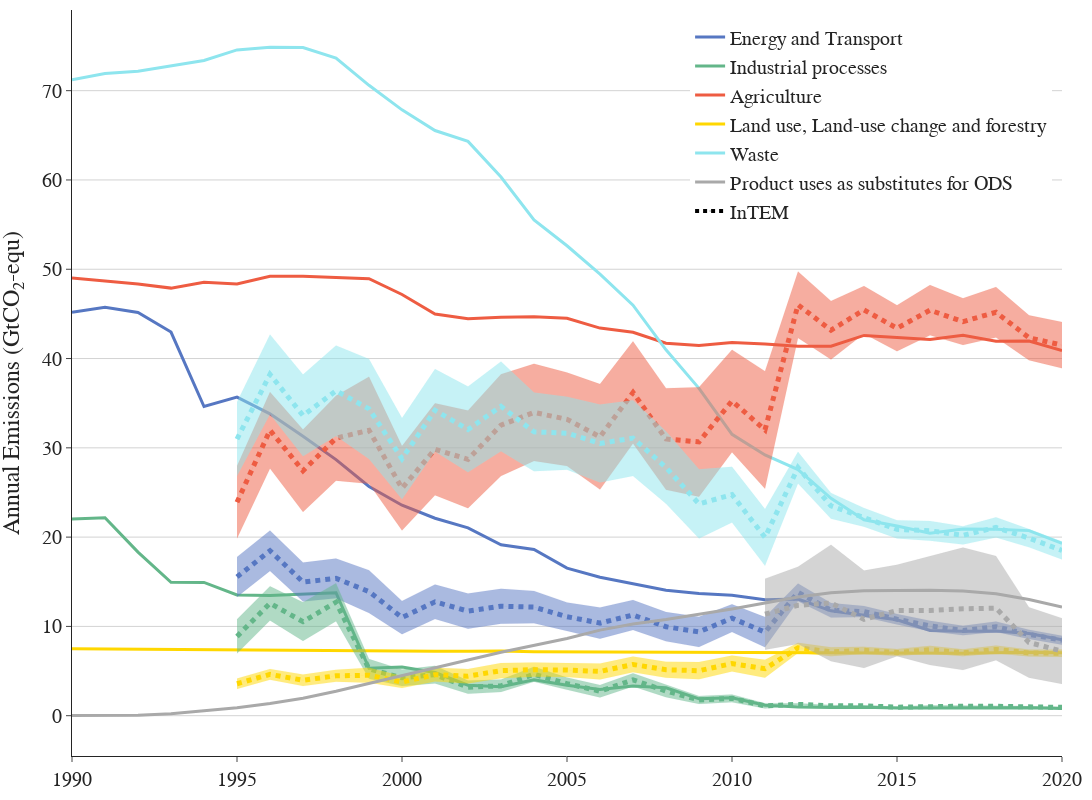

Source (notebook cell):
### Markdown cell above
Plot the graph

### Code cell
fig2 = go.Figure()

alpha = 0.6
color_1 = ["rgba(86, 119, 194, 1)", f"rgba(86, 119, 194, {alpha})"]
color_2 = ["rgba(99, 182, 137, 1)", f"rgba(99, 182, 137, {alpha})"]
color_3 = ["rgba(238,92,66, 1)", f"rgba(238,92,66, {alpha})"]
color_4 = ["rgba(255,215,0, 1)", f"rgba(255,215,0, {alpha})"]
color_5 = ["rgba(142,229,238, 1)", f"rgba(142,229,238, {alpha})"]
color_6 = ["rgba(169,169,169, 1)", f"rgba(169,169,169, {alpha})"]
color_7 = ["rgba(0, 0, 0, 1)", f"rgba(0, 0, 0, {alpha})"]

date_range = [1990, 1991, 1992, 1993, 1994, 1995, 1996, 1997, 1998, 1999, 2000, 2001, 2002, 2003,2004, 2005, 2006, 2007, 2008, 2009, 2010, 2011, 2012, 2013, 2014, 2015, 2016, 2017, 2018, 2019, 2020]
#date_range = ["2019-03-01", "2019-06-01"]

def errorbars(df, var, color, dash, name, showlegend=False):

    error_minus=df[var] - df[f"{var}_std"]
    error_plus=df[var] + df[f"{var}_std"]

    fig2.add_trace(go.Scatter(
        x=date_range,
        y=error_minus.values,
        fill=None,
        mode='lines',
        line=dict(color=color[1], width=0.1),
        showlegend=False,
        hoverinfo='skip'
        ))

    fig2.add_trace(go.Scatter(
        x=date_range,
        y=error_plus.values,
        fill="tonexty",
        mode='lines',
        line=dict(color=color[1], width=0.1),
        showlegend=False,
        hoverinfo='skip'
        ))
    
    fig2.add_trace(go.Scatter(
        x=date_range,
        y=df[var],
        mode="lines",
        line=dict(color=color[0], dash="dot", width = 0.1),
        showlegend=showlegend,
        name=name,
        hovertemplate = 'InTEM %{x|%Y}: %{y:.0f} Gt yr⁻¹<extra></extra>',
        ))

fig2.add_trace(go.Scatter(
    x=date_range,
    y=energy_both,
    mode='lines',
    line=dict(color=color_1[0], width=3.),
    showlegend=True,
    hovertemplate = 'Inventory Energy %{x|%Y}: %{y:.0f} Gt yr⁻¹<extra></extra>',
    name="Energy and Transport",
    ))

fig2.add_trace(go.Scatter(
    x=date_range,
    y=industrial_both,
    mode='lines',
    line=dict(color=color_2[0], width=3.),
    showlegend=True,
    hovertemplate = 'Inventory Industrial Processes %{x|%Y}: %{y:.0f} Gt yr⁻¹<extra></extra>',
    name="Industrial processes",
    ))

fig2.add_trace(go.Scatter(
    x=date_range,
    y=agricultural_both,
    mode='lines',
    line=dict(color=color_3[0], width=3.),
    showlegend=True,
    hovertemplate = 'Inventory Agriculture %{x|%Y}: %{y:.0f} Gt yr⁻¹<extra></extra>',
    name="Agriculture",
    ))

fig2.add_trace(go.Scatter(
    x=date_range,
    y=LULUCF_both,
    mode='lines',
    line=dict(color=color_4[0], width=3.),
    showlegend=True,
    hovertemplate = 'Inventory LULUCF %{x|%Y}: %{y:.0f} Gt yr⁻¹<extra></extra>',
    name="Land use, Land-use change and forestry",
    ))

fig2.add_trace(go.Scatter(
    x=date_range,
    y=waste_both,
    mode='lines',
    line=dict(color=color_5[0], width=3.),
    showlegend=True,
    hovertemplate = 'Inventory Waste %{x|%Y}: %{y:.0f} Gt yr⁻¹<extra></extra>',
    name="Waste",
    ))

errorbars(energy_both_intem, "InTEM_Energy", color_1, None, "InTEM")
fig2.add_trace(go.Scatter(
    x=date_range,
    y=energy_both_intem["InTEM_Energy"],
    mode='lines',
    line=dict(color=color_1[0], dash="dot", width=5),
    showlegend=False,
    hovertemplate = 'InTEM Energy %{x|%Y}: %{y:.0f} Gt yr⁻¹<extra></extra>',
    name="Energy",
    ))

errorbars(industrial_both_intem, "InTEM_Industry", color_2, None, "InTEM")
fig2.add_trace(go.Scatter(
    x=date_range,
    y=industrial_both_intem["InTEM_Industry"],
    mode='lines',
    line=dict(color=color_2[0], dash="dot", width=5),
    showlegend=False,
    hovertemplate = 'InTEM Industrial Processes %{x|%Y}: %{y:.0f} Gt yr⁻¹<extra></extra>',
    name="Industrial processes",
    ))

errorbars(agricultural_both_intem, "InTEM_Agriculture", color_3, None, "InTEM")
fig2.add_trace(go.Scatter(
    x=date_range,
    y=agricultural_both_intem["InTEM_Agriculture"],
    mode='lines',
    line=dict(color=color_3[0], dash="dot", width=5),
    showlegend=False,
    hovertemplate = 'InTEM Agriculture %{x|%Y}: %{y:.0f} Gt yr⁻¹<extra></extra>',
    name="Agriculture",
    ))

errorbars(LULUCF_both_intem, "InTEM_LULUCF", color_4, None, "InTEM")
fig2.add_trace(go.Scatter(
    x=date_range,
    y=LULUCF_both_intem["InTEM_LULUCF"],
    mode='lines',
    line=dict(color=color_4[0], dash="dot", width=5),
    showlegend=False,
    hovertemplate = 'InTEM LULUCF %{x|%Y}: %{y:.0f} Gt yr⁻¹<extra></extra>',
    name="Land use, Land-use change and forestry",
    ))

errorbars(waste_both_intem, "InTEM_Waste", color_5, None, "InTEM")
fig2.add_trace(go.Scatter(
    x=date_range,
    y=waste_both_intem["InTEM_Waste"],
    mode='lines',
    line=dict(color=color_5[0], dash="dot", width=5),
    showlegend=False,
    hovertemplate = 'InTEM Waste %{x|%Y}: %{y:.0f} Gt yr⁻¹<extra></extra>',
    name="Waste",
    ))

#fig2.add_trace(go.Scatter(
#    x=date_range,
#    y=invent_fgas_1["Total"],
#    mode='lines',
#    line=dict(color=color_6[0], width=3.),
#    showlegend=True,
#    hovertemplate = 'Inventory F Gases %{x|%Y}: %{y:.0f} Gt yr⁻¹<extra></extra>',
#    name="F Gases",
#    ))

fig2.add_trace(go.Scatter(
    x=date_range,
    y=df_test["ODS"],
    mode='lines',
    line=dict(color=color_6[0], width=3.),
    showlegend=True,
    hovertemplate = 'Inventory Product uses as substitutes for ODS %{x|%Y}: %{y:.0f} Gt yr⁻¹<extra></extra>',
    name="Product uses as substitutes for ODS",
    ))

#errorbars(df_fgas, "InTEM", color_6, None, "InTEM")
#fig2.add_trace(go.Scatter(
#    x=date_range,
#    y=df_fgas["InTEM"],
#    mode='lines',
#    line=dict(color=color_6[0], dash = "dot",  width=5),
#    showlegend=False,
#    hovertemplate = 'InTEM F Gases %{x|%Y}: %{y:.0f} Gt yr⁻¹<extra></extra>',
#    name="F Gases",
#    ))

errorbars(df_fgas, "InTEM_ODS", color_6, None, "InTEM")
fig2.add_trace(go.Scatter(
    x=date_range,
    y=df_fgas["InTEM_ODS"],
    mode='lines',
    line=dict(color=color_6[0], dash = "dot",  width=5),
    showlegend=False,
    hovertemplate = 'InTEM F Gases %{x|%Y}: %{y:.0f} Gt yr⁻¹<extra></extra>',
    name="F Gases",
    ))


fig2.add_trace(go.Scatter(
    x=[pd.Timestamp("1900-01-01"), pd.Timestamp("1900-01-02")],
    y=[0., 0.],
    line=dict(color="black", dash="dot", width=4),
    marker=dict(opacity=0., size=0),
    showlegend=True,
    name="InTEM"
    ))
    
fig2.update_layout(
    yaxis_title="Annual Emissions (GtCO₂-equ)",
    template="simple_white",
    autosize=False,
    width=550*2,
    height=400*2,
    legend=dict(
        yanchor="top",
        y=0.99,
        xanchor="right",
        x=0.99,
        traceorder="normal"),
    margin=dict(l=55, r=10, t=10, b=40),
    # paper_bgcolor='rgba(0,0,0,0)',
    # plot_bgcolor='rgba(0,0,0,0)'
)
    


fig2.update_yaxes(showgrid=True, gridwidth=1, gridcolor='Lightgrey')

fig2.layout.font.size=20
fig2.layout.font.family="Arial"

fig2.write_image("Annual_Emissions_by_sector.png")
fig2.write_image("Annual_Emissions_by_sector.pdf")
fig2.write_html("Annual_Emissions_by_sector.html")

fig2.show()

### Figure 1 — Plotly figure (JSON) as saved in the notebook; plotly's stock layout.template omitted (floating-point values rounded to 4 significant figures)
{"data": [{"hovertemplate": "Inventory Energy %{x|%Y}: %{y:.0f} Gt yr⁻¹<extra></extra>", "line": {"color": "rgba(86, 119, 194, 1)", "width": 3}, "mode": "lines", "name": "Energy and Transport", "showlegend": true, "type": "scatter", "x": [1990, 1991, 1992, 1993, 1994, 1995, 1996, 1997, 1998, 1999, 2000, 2001, 2002, 2003, 2004, 2005, 2006, 2007, 2008, 2009, 2010, 2011, 2012, 2013, 2014, 2015, 2016, 2017, 2018, 2019, 2020], "y": [45.18, 45.74, 45.16, 42.97, 34.63, 35.68, 33.8, 31.3, 28.69, 25.67, 23.57, 22.11, 21.04, 19.15, 18.62, 16.53, 15.51, 14.82, 14.06, 13.68, 13.48, 12.99, 13.07, 11.75, 11.21, 10.75, 9.554, 9.466, 9.483, 9.211, 8.511]}, {"hovertemplate": "Inventory Industrial Processes %{x|%Y}: %{y:.0f} Gt yr⁻¹<extra></extra>", "line": {"color": "rgba(99, 182, 137, 1)", "width": 3}, "mode": "lines", "name": "Industrial processes", "showlegend": true, "type": "scatter", "x": [1990, 1991, 1992, 1993, 1994, 1995, 1996, 1997, 1998, 1999, 2000, 2001, 2002, 2003, 2004, 2005, 2006, 2007, 2008, 2009, 2010, 2011, 2012, 2013, 2014, 2015, 2016, 2017, 2018, 2019, 2020], "y": [22.04, 22.18, 18.32, 14.94, 14.93, 13.53, 13.47, 13.59, 13.78, 5.308, 5.462, 4.838, 3.419, 3.235, 4.033, 3.415, 2.923, 3.317, 3.118, 1.892, 2.008, 1.171, 0.9622, 0.9233, 0.9387, 0.8572, 0.8759, 0.8903, 0.8507, 0.9002, 0.8115]}, {"hovertemplate": "Inventory Agriculture %{x|%Y}: %{y:.0f} Gt yr⁻¹<extra></extra>", "line": {"color": "rgba(238,92,66, 1)", "width": 3}, "mode": "lines", "name": "Agriculture", "showlegend": true, "type": "scatter", "x": [1990, 1991, 1992, 1993, 1994, 1995, 1996, 1997, 1998, 1999, 2000, 2001, 2002, 2003, 2004, 2005, 2006, 2007, 2008, 2009, 2010, 2011, 2012, 2013, 2014, 2015, 2016, 2017, 2018, 2019, 2020], "y": [49.02, 48.67, 48.34, 47.89, 48.55, 48.36, 49.21, 49.23, 49.06, 48.94, 47.18, 44.99, 44.47, 44.62, 44.68, 44.51, 43.41, 42.95, 41.71, 41.46, 41.81, 41.64, 41.38, 41.38, 42.59, 42.4, 42.14, 42.61, 41.94, 41.97, 40.9]}, {"hovertemplate": "Inventory LULUCF %{x|%Y}: %{y:.0f} Gt yr⁻¹<extra></extra>", "line": {"color": "rgba(255,215,0, 1)", "width": 3}, "mode": "lines", "name": "Land use, Land-use change and forestry", "showlegend": true, "type": "scatter", "x": [1990, 1991, 1992, 1993, 1994, 1995, 1996, 1997, 1998, 1999, 2000, 2001, 2002, 2003, 2004, 2005, 2006, 2007, 2008, 2009, 2010, 2011, 2012, 2013, 2014, 2015, 2016, 2017, 2018, 2019, 2020], "y": [7.498, 7.482, 7.451, 7.43, 7.407, 7.407, 7.363, 7.354, 7.311, 7.268, 7.264, 7.231, 7.206, 7.24, 7.163, 7.153, 7.12, 7.121, 7.083, 7.052, 7.063, 7.08, 7.038, 7.038, 6.986, 7.009, 7.006, 6.989, 7.053, 7.105, 7.051]}, {"hovertemplate": "Inventory Waste %{x|%Y}: %{y:.0f} Gt yr⁻¹<extra></extra>", "line": {"color": "rgba(142,229,238, 1)", "width": 3}, "mode": "lines", "name": "Waste", "showlegend": true, "type": "scatter", "x": [1990, 1991, 1992, 1993, 1994, 1995, 1996, 1997, 1998, 1999, 2000, 2001, 2002, 2003, 2004, 2005, 2006, 2007, 2008, 2009, 2010, 2011, 2012, 2013, 2014, 2015, 2016, 2017, 2018, 2019, 2020], "y": [71.22, 71.93, 72.17, 72.81, 73.39, 74.56, 74.86, 74.83, 73.64, 70.6, 67.85, 65.54, 64.32, 60.33, 55.51, 52.63, 49.44, 45.98, 40.98, 36.66, 31.51, 29.2, 27.56, 24.35, 21.94, 21.24, 20.43, 20.9, 20.87, 20.73, 19.31]}, {"hoverinfo": "skip", "line": {"color": "rgba(86, 119, 194, 0.6)", "width": 0.1}, "mode": "lines", "showlegend": false, "type": "scatter", "x": [1990, 1991, 1992, 1993, 1994, 1995, 1996, 1997, 1998, 1999, 2000, 2001, 2002, 2003, 2004, 2005, 2006, 2007, 2008, 2009, 2010, 2011, 2012, 2013, 2014, 2015, 2016, 2017, 2018, 2019, 2020], "y": [null, null, null, null, null, 13.3, 16.22, 12.78, 13.16, 11.5, 9.132, 10.82, 9.738, 10.31, 10.35, 9.485, 8.629, 9.603, 8.324, 7.696, 9.37, 7.668, 12.81, 10.99, 11.04, 10.21, 9.46, 8.999, 9.371, 8.6, 7.947, null]}, {"fill": "tonexty", "hoverinfo": "skip", "line": {"color": "rgba(86, 119, 194, 0.6)", "width": 0.1}, "mode": "lines", "showlegend": false, "type": "scatter", "x": [1990, 1991, 1992, 1993, 1994, 1995, 1996, 1997, 1998, 1999, 2000, 2001, 2002, 2003, 2004, 2005, 2006, 2007, 2008, 2009, 2010, 2011, 2012, 2013, 2014, 2015, 2016, 2017, 2018, 2019, 2020], "y": [null, null, null, null, null, 17.78, 20.74, 17.16, 17.6, 16.3, 12.86, 14.69, 13.68, 14.22, 13.98, 12.69, 12.12, 12.95, 11.6, 11.08, 12.47, 11.05, 14.81, 12.63, 12.28, 11.4, 10.64, 10.07, 10.55, 9.628, 8.953, null]}, {"hovertemplate": "InTEM %{x|%Y}: %{y:.0f} Gt yr⁻¹<extra></extra>", "line": {"color": "rgba(86, 119, 194, 1)", "dash": "dot", "width": 0.1}, "mode": "lines", "name": "InTEM", "showlegend": false, "type": "scatter", "x": [1990, 1991, 1992, 1993, 1994, 1995, 1996, 1997, 1998, 1999, 2000, 2001, 2002, 2003, 2004, 2005, 2006, 2007, 2008, 2009, 2010, 2011, 2012, 2013, 2014, 2015, 2016, 2017, 2018, 2019, 2020], "y": [null, null, null, null, null, 15.54, 18.48, 14.97, 15.38, 13.9, 10.99, 12.75, 11.71, 12.26, 12.16, 11.09, 10.37, 11.28, 9.964, 9.388, 10.92, 9.357, 13.81, 11.81, 11.66, 10.8, 10.05, 9.535, 9.962, 9.114, 8.45, null]}, {"hovertemplate": "InTEM Energy %{x|%Y}: %{y:.0f} Gt yr⁻¹<extra></extra>", "line": {"color": "rgba(86, 119, 194, 1)", "dash": "dot", "width": 5}, "mode": "lines", "name": "Energy", "showlegend": false, "type": "scatter", "x": [1990, 1991, 1992, 1993, 1994, 1995, 1996, 1997, 1998, 1999, 2000, 2001, 2002, 2003, 2004, 2005, 2006, 2007, 2008, 2009, 2010, 2011, 2012, 2013, 2014, 2015, 2016, 2017, 2018, 2019, 2020], "y": [null, null, null, null, null, 15.54, 18.48, 14.97, 15.38, 13.9, 10.99, 12.75, 11.71, 12.26, 12.16, 11.09, 10.37, 11.28, 9.964, 9.388, 10.92, 9.357, 13.81, 11.81, 11.66, 10.8, 10.05, 9.535, 9.962, 9.114, 8.45, null]}, {"hoverinfo": "skip", "line": {"color": "rgba(99, 182, 137, 0.6)", "width": 0.1}, "mode": "lines", "showlegend": false, "type": "scatter", "x": [1990, 1991, 1992, 1993, 1994, 1995, 1996, 1997, 1998, 1999, 2000, 2001, 2002, 2003, 2004, 2005, 2006, 2007, 2008, 2009, 2010, 2011, 2012, 2013, 2014, 2015, 2016, 2017, 2018, 2019, 2020], "y": [null, null, null, null, null, 6.964, 10.67, 8.365, 10.57, 4.128, 3.329, 3.608, 2.449, 2.653, 3.792, 2.902, 2.047, 3.269, 2.077, 1.321, 1.501, 0.8001, 1.133, 0.9948, 1.017, 0.8794, 0.9906, 0.985, 0.9673, 0.9346, 0.8603, null]}, {"fill": "tonexty", "hoverinfo": "skip", "line": {"color": "rgba(99, 182, 137, 0.6)", "width": 0.1}, "mode": "lines", "showlegend": false, "type": "scatter", "x": [1990, 1991, 1992, 1993, 1994, 1995, 1996, 1997, 1998, 1999, 2000, 2001, 2002, 2003, 2004, 2005, 2006, 2007, 2008, 2009, 2010, 2011, 2012, 2013, 2014, 2015, 2016, 2017, 2018, 2019, 2020], "y": [null, null, null, null, null, 10.79, 14.51, 12.7, 14.85, 6.344, 5.17, 5.582, 3.935, 4.043, 5.482, 4.282, 3.44, 4.754, 3.451, 2.217, 2.387, 1.407, 1.403, 1.212, 1.191, 1.033, 1.157, 1.143, 1.133, 1.084, 1.007, null]}, {"hovertemplate": "InTEM %{x|%Y}: %{y:.0f} Gt yr⁻¹<extra></extra>", "line": {"color": "rgba(99, 182, 137, 1)", "dash": "dot", "width": 0.1}, "mode": "lines", "name": "InTEM", "showlegend": false, "type": "scatter", "x": [1990, 1991, 1992, 1993, 1994, 1995, 1996, 1997, 1998, 1999, 2000, 2001, 2002, 2003, 2004, 2005, 2006, 2007, 2008, 2009, 2010, 2011, 2012, 2013, 2014, 2015, 2016, 2017, 2018, 2019, 2020], "y": [null, null, null, null, null, 8.878, 12.59, 10.53, 12.71, 5.236, 4.25, 4.595, 3.192, 3.348, 4.637, 3.592, 2.743, 4.012, 2.764, 1.769, 1.944, 1.103, 1.268, 1.103, 1.104, 0.956, 1.074, 1.064, 1.05, 1.009, 0.9339, null]}, {"hovertemplate": "InTEM Industrial Processes %{x|%Y}: %{y:.0f} Gt yr⁻¹<extra></extra>", "line": {"color": "rgba(99, 182, 137, 1)", "dash": "dot", "width": 5}, "mode": "lines", "name": "Industrial processes", "showlegend": false, "type": "scatter", "x": [1990, 1991, 1992, 1993, 1994, 1995, 1996, 1997, 1998, 1999, 2000, 2001, 2002, 2003, 2004, 2005, 2006, 2007, 2008, 2009, 2010, 2011, 2012, 2013, 2014, 2015, 2016, 2017, 2018, 2019, 2020], "y": [null, null, null, null, null, 8.878, 12.59, 10.53, 12.71, 5.236, 4.25, 4.595, 3.192, 3.348, 4.637, 3.592, 2.743, 4.012, 2.764, 1.769, 1.944, 1.103, 1.268, 1.103, 1.104, 0.956, 1.074, 1.064, 1.05, 1.009, 0.9339, null]}, {"hoverinfo": "skip", "line": {"color": "rgba(238,92,66, 0.6)", "width": 0.1}, "mode": "lines", "showlegend": false, "type": "scatter", "x": [1990, 1991, 1992, 1993, 1994, 1995, 1996, 1997, 1998, 1999, 2000, 2001, 2002, 2003, 2004, 2005, 2006, 2007, 2008, 2009, 2010, 2011, 2012, 2013, 2014, 2015, 2016, 2017, 2018, 2019, 2020], "y": [null, null, null, null, null, 19.86, 27.7, 22.82, 26.33, 25.98, 20.75, 24.69, 23.24, 26.85, 28.53, 27.96, 25.32, 30.48, 25.3, 24.53, 29.52, 25.42, 42.31, 39.89, 42.78, 40.81, 42.6, 41.52, 42.36, 39.82, 38.9, null]}, {"fill": "tonexty", "hoverinfo": "skip", "line": {"color": "rgba(238,92,66, 0.6)", "width": 0.1}, "mode": "lines", "showlegend": false, "type": "scatter", "x": [1990, 1991, 1992, 1993, 1994, 1995, 1996, 1997, 1998, 1999, 2000, 2001, 2002, 2003, 2004, 2005, 2006, 2007, 2008, 2009, 2010, 2011, 2012, 2013, 2014, 2015, 2016, 2017, 2018, 2019, 2020], "y": [null, null, null, null, null, 27.96, 36.25, 32.05, 35.83, 37.96, 30.2, 35.0, 34.18, 38.24, 39.4, 38.43, 37.14, 41.93, 36.69, 36.8, 40.98, 38.59, 49.74, 46.45, 48.12, 45.97, 48.23, 46.75, 48.01, 44.84, 44.1, null]}, {"hovertemplate": "InTEM %{x|%Y}: %{y:.0f} Gt yr⁻¹<extra></extra>", "line": {"color": "rgba(238,92,66, 1)", "dash": "dot", "width": 0.1}, "mode": "lines", "name": "InTEM", "showlegend": false, "type": "scatter", "x": [1990, 1991, 1992, 1993, 1994, 1995, 1996, 1997, 1998, 1999, 2000, 2001, 2002, 2003, 2004, 2005, 2006, 2007, 2008, 2009, 2010, 2011, 2012, 2013, 2014, 2015, 2016, 2017, 2018, 2019, 2020], "y": [null, null, null, null, null, 23.91, 31.97, 27.44, 31.08, 31.97, 25.47, 29.84, 28.71, 32.54, 33.97, 33.2, 31.23, 36.2, 30.99, 30.67, 35.25, 32.0, 46.02, 43.17, 45.45, 43.39, 45.42, 44.13, 45.18, 42.33, 41.5, null]}, {"hovertemplate": "InTEM Agriculture %{x|%Y}: %{y:.0f} Gt yr⁻¹<extra></extra>", "line": {"color": "rgba(238,92,66, 1)", "dash": "dot", "width": 5}, "mode": "lines", "name": "Agriculture", "showlegend": false, "type": "scatter", "x": [1990, 1991, 1992, 1993, 1994, 1995, 1996, 1997, 1998, 1999, 2000, 2001, 2002, 2003, 2004, 2005, 2006, 2007, 2008, 2009, 2010, 2011, 2012, 2013, 2014, 2015, 2016, 2017, 2018, 2019, 2020], "y": [null, null, null, null, null, 23.91, 31.97, 27.44, 31.08, 31.97, 25.47, 29.84, 28.71, 32.54, 33.97, 33.2, 31.23, 36.2, 30.99, 30.67, 35.25, 32.0, 46.02, 43.17, 45.45, 43.39, 45.42, 44.13, 45.18, 42.33, 41.5, null]}, {"hoverinfo": "skip", "line": {"color": "rgba(255,215,0, 0.6)", "width": 0.1}, "mode": "lines", "showlegend": false, "type": "scatter", "x": [1990, 1991, 1992, 1993, 1994, 1995, 1996, 1997, 1998, 1999, 2000, 2001, 2002, 2003, 2004, 2005, 2006, 2007, 2008, 2009, 2010, 2011, 2012, 2013, 2014, 2015, 2016, 2017, 2018, 2019, 2020], "y": [null, null, null, null, null, 2.989, 4.021, 3.318, 3.792, 3.7, 3.089, 3.83, 3.613, 4.188, 4.353, 4.33, 4.066, 4.854, 4.249, 4.077, 4.948, 4.247, 7.025, 6.648, 6.918, 6.677, 6.951, 6.655, 6.974, 6.633, 6.584, null]}, {"fill": "tonexty", "hoverinfo": "skip", "line": {"color": "rgba(255,215,0, 0.6)", "width": 0.1}, "mode": "lines", "showlegend": false, "type": "scatter", "x": [1990, 1991, 1992, 1993, 1994, 1995, 1996, 1997, 1998, 1999, 2000, 2001, 2002, 2003, 2004, 2005, 2006, 2007, 2008, 2009, 2010, 2011, 2012, 2013, 2014, 2015, 2016, 2017, 2018, 2019, 2020], "y": [null, null, null, null, null, 4.17, 5.242, 4.619, 5.143, 5.37, 4.458, 5.362, 5.237, 5.902, 5.967, 5.889, 5.853, 6.621, 6.053, 6.003, 6.73, 6.278, 8.178, 7.672, 7.719, 7.467, 7.824, 7.449, 7.855, 7.425, 7.417, null]}, {"hovertemplate": "InTEM %{x|%Y}: %{y:.0f} Gt yr⁻¹<extra></extra>", "line": {"color": "rgba(255,215,0, 1)", "dash": "dot", "width": 0.1}, "mode": "lines", "name": "InTEM", "showlegend": false, "type": "scatter", "x": [1990, 1991, 1992, 1993, 1994, 1995, 1996, 1997, 1998, 1999, 2000, 2001, 2002, 2003, 2004, 2005, 2006, 2007, 2008, 2009, 2010, 2011, 2012, 2013, 2014, 2015, 2016, 2017, 2018, 2019, 2020], "y": [null, null, null, null, null, 3.58, 4.632, 3.968, 4.467, 4.535, 3.773, 4.596, 4.425, 5.045, 5.16, 5.11, 4.96, 5.737, 5.151, 5.04, 5.839, 5.263, 7.601, 7.16, 7.318, 7.072, 7.388, 7.052, 7.414, 7.029, 7.0, null]}, {"hovertemplate": "InTEM LULUCF %{x|%Y}: %{y:.0f} Gt yr⁻¹<extra></extra>", "line": {"color": "rgba(255,215,0, 1)", "dash": "dot", "width": 5}, "mode": "lines", "name": "Land use, Land-use change and forestry", "showlegend": false, "type": "scatter", "x": [1990, 1991, 1992, 1993, 1994, 1995, 1996, 1997, 1998, 1999, 2000, 2001, 2002, 2003, 2004, 2005, 2006, 2007, 2008, 2009, 2010, 2011, 2012, 2013, 2014, 2015, 2016, 2017, 2018, 2019, 2020], "y": [null, null, null, null, null, 3.58, 4.632, 3.968, 4.467, 4.535, 3.773, 4.596, 4.425, 5.045, 5.16, 5.11, 4.96, 5.737, 5.151, 5.04, 5.839, 5.263, 7.601, 7.16, 7.318, 7.072, 7.388, 7.052, 7.414, 7.029, 7.0, null]}, {"hoverinfo": "skip", "line": {"color": "rgba(142,229,238, 0.6)", "width": 0.1}, "mode": "lines", "showlegend": false, "type": "scatter", "x": [1990, 1991, 1992, 1993, 1994, 1995, 1996, 1997, 1998, 1999, 2000, 2001, 2002, 2003, 2004, 2005, 2006, 2007, 2008, 2009, 2010, 2011, 2012, 2013, 2014, 2015, 2016, 2017, 2018, 2019, 2020], "y": [null, null, null, null, null, 26.84, 33.75, 29.04, 31.32, 28.76, 24.25, 29.59, 27.25, 29.62, 27.38, 27.55, 26.13, 26.86, 23.75, 19.84, 21.65, 16.79, 26.01, 22.05, 21.17, 19.85, 19.59, 19.16, 19.95, 18.86, 17.5, null]}, {"fill": "tonexty", "hoverinfo": "skip", "line": {"color": "rgba(142,229,238, 0.6)", "width": 0.1}, "mode": "lines", "showlegend": false, "type": "scatter", "x": [1990, 1991, 1992, 1993, 1994, 1995, 1996, 1997, 1998, 1999, 2000, 2001, 2002, 2003, 2004, 2005, 2006, 2007, 2008, 2009, 2010, 2011, 2012, 2013, 2014, 2015, 2016, 2017, 2018, 2019, 2020], "y": [null, null, null, null, null, 35.13, 42.71, 38.2, 41.47, 39.96, 33.33, 38.82, 36.86, 39.67, 36.2, 35.73, 34.86, 35.33, 31.84, 27.6, 27.87, 23.16, 29.56, 24.95, 23.27, 21.9, 21.82, 21.23, 22.23, 20.91, 19.52, null]}, {"hovertemplate": "InTEM %{x|%Y}: %{y:.0f} Gt yr⁻¹<extra></extra>", "line": {"color": "rgba(142,229,238, 1)", "dash": "dot", "width": 0.1}, "mode": "lines", "name": "InTEM", "showlegend": false, "type": "scatter", "x": [1990, 1991, 1992, 1993, 1994, 1995, 1996, 1997, 1998, 1999, 2000, 2001, 2002, 2003, 2004, 2005, 2006, 2007, 2008, 2009, 2010, 2011, 2012, 2013, 2014, 2015, 2016, 2017, 2018, 2019, 2020], "y": [null, null, null, null, null, 30.98, 38.23, 33.62, 36.39, 34.36, 28.79, 34.21, 32.06, 34.64, 31.79, 31.64, 30.49, 31.09, 27.8, 23.72, 24.76, 19.98, 27.78, 23.5, 22.22, 20.87, 20.71, 20.2, 21.09, 19.88, 18.51, null]}, {"hovertemplate": "InTEM Waste %{x|%Y}: %{y:.0f} Gt yr⁻¹<extra></extra>", "line": {"color": "rgba(142,229,238, 1)", "dash": "dot", "width": 5}, "mode": "lines", "name": "Waste", "showlegend": false, "type": "scatter", "x": [1990, 1991, 1992, 1993, 1994, 1995, 1996, 1997, 1998, 1999, 2000, 2001, 2002, 2003, 2004, 2005, 2006, 2007, 2008, 2009, 2010, 2011, 2012, 2013, 2014, 2015, 2016, 2017, 2018, 2019, 2020], "y": [null, null, null, null, null, 30.98, 38.23, 33.62, 36.39, 34.36, 28.79, 34.21, 32.06, 34.64, 31.79, 31.64, 30.49, 31.09, 27.8, 23.72, 24.76, 19.98, 27.78, 23.5, 22.22, 20.87, 20.71, 20.2, 21.09, 19.88, 18.51, null]}, {"hovertemplate": "Inventory Product uses as substitutes for ODS %{x|%Y}: %{y:.0f} Gt yr⁻¹<extra></extra>", "line": {"color": "rgba(169,169,169, 1)", "width": 3}, "mode": "lines", "name": "Product uses as substitutes for ODS", "showlegend": true, "type": "scatter", "x": [1990, 1991, 1992, 1993, 1994, 1995, 1996, 1997, 1998, 1999, 2000, 2001, 2002, 2003, 2004, 2005, 2006, 2007, 2008, 2009, 2010, 2011, 2012, 2013, 2014, 2015, 2016, 2017, 2018, 2019, 2020], "y": [0.00845, 0.02493, 0.04944, 0.2298, 0.526, 0.8858, 1.373, 1.958, 2.736, 3.621, 4.478, 5.439, 6.24, 7.099, 7.876, 8.653, 9.583, 10.28, 10.76, 11.35, 11.96, 12.61, 13.3, 13.77, 13.99, 14.02, 14.05, 13.97, 13.65, 13.01, 12.18]}, {"hoverinfo": "skip", "line": {"color": "rgba(169,169,169, 0.6)", "width": 0.1}, "mode": "lines", "showlegend": false, "type": "scatter", "x": [1990, 1991, 1992, 1993, 1994, 1995, 1996, 1997, 1998, 1999, 2000, 2001, 2002, 2003, 2004, 2005, 2006, 2007, 2008, 2009, 2010, 2011, 2012, 2013, 2014, 2015, 2016, 2017, 2018, 2019, 2020], "y": [null, null, null, null, null, null, null, null, null, null, null, null, null, null, null, null, null, null, null, null, null, 7.389, 8.042, 6.106, 5.342, 6.661, 5.678, 5.107, 6.201, 4.256, 3.557, null]}, {"fill": "tonexty", "hoverinfo": "skip", "line": {"color": "rgba(169,169,169, 0.6)", "width": 0.1}, "mode": "lines", "showlegend": false, "type": "scatter", "x": [1990, 1991, 1992, 1993, 1994, 1995, 1996, 1997, 1998, 1999, 2000, 2001, 2002, 2003, 2004, 2005, 2006, 2007, 2008, 2009, 2010, 2011, 2012, 2013, 2014, 2015, 2016, 2017, 2018, 2019, 2020], "y": [null, null, null, null, null, null, null, null, null, null, null, null, null, null, null, null, null, null, null, null, null, 15.35, 16.68, 19.15, 16.25, 16.9, 17.88, 18.83, 17.89, 12.15, 10.91, null]}, {"hovertemplate": "InTEM %{x|%Y}: %{y:.0f} Gt yr⁻¹<extra></extra>", "line": {"color": "rgba(169,169,169, 1)", "dash": "dot", "width": 0.1}, "mode": "lines", "name": "InTEM", "showlegend": false, "type": "scatter", "x": [1990, 1991, 1992, 1993, 1994, 1995, 1996, 1997, 1998, 1999, 2000, 2001, 2002, 2003, 2004, 2005, 2006, 2007, 2008, 2009, 2010, 2011, 2012, 2013, 2014, 2015, 2016, 2017, 2018, 2019, 2020], "y": [null, null, null, null, null, null, null, null, null, null, null, null, null, null, null, null, null, null, null, null, null, 11.37, 12.36, 12.63, 10.8, 11.78, 11.78, 11.97, 12.05, 8.205, 7.235, null]}, {"hovertemplate": "InTEM F Gases %{x|%Y}: %{y:.0f} Gt yr⁻¹<extra></extra>", "line": {"color": "rgba(169,169,169, 1)", "dash": "dot", "width": 5}, "mode": "lines", "name": "F Gases", "showlegend": false, "type": "scatter", "x": [1990, 1991, 1992, 1993, 1994, 1995, 1996, 1997, 1998, 1999, 2000, 2001, 2002, 2003, 2004, 2005, 2006, 2007, 2008, 2009, 2010, 2011, 2012, 2013, 2014, 2015, 2016, 2017, 2018, 2019, 2020], "y": [null, null, null, null, null, null, null, null, null, null, null, null, null, null, null, null, null, null, null, null, null, 11.37, 12.36, 12.63, 10.8, 11.78, 11.78, 11.97, 12.05, 8.205, 7.235, null]}, {"line": {"color": "black", "dash": "dot", "width": 4}, "marker": {"opacity": 0, "size": 0}, "name": "InTEM", "showlegend": true, "type": "scatter", "x": ["1900-01-01T00:00:00", "1900-01-02T00:00:00"], "y": [0, 0]}], "layout": {"autosize": false, "font": {"family": "Arial", "size": 20}, "height": 800, "legend": {"traceorder": "normal", "x": 0.99, "xanchor": "right", "y": 0.99, "yanchor": "top"}, "margin": {"b": 40, "l": 55, "r": 10, "t": 10}, "width": 1100, "xaxis": {"autorange": true, "range": [1990, 2020], "type": "linear"}, "yaxis": {"autorange": true, "gridcolor": "Lightgrey", "gridwidth": 1, "range": [-4.513, 79.04], "showgrid": true, "title": {"text": "Annual Emissions (GtCO₂-equ)"}, "type": "linear"}}}
